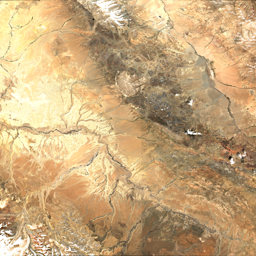
#> input picture data/images/lake1.png, 256 x 256 px
$ python visualize.py
#> lines starting #> are read from the running program, lines starting #| are printed output that depends on the picture
import cv2
import matplotlib.pyplot as plt

# Load original and predicted
image = cv2.imread("data/images/lake1.png")
#> image is the input picture: shape (256, 256, 3); mean B, G, R 124.4, 168.5, 199.5
image = cv2.cvtColor(image, cv2.COLOR_BGR2RGB)
binary_mask = cv2.imread("outputs/predicted_mask.png", cv2.IMREAD_GRAYSCALE)
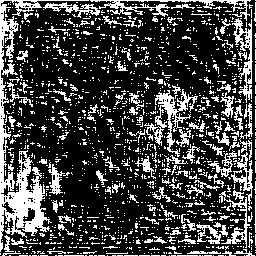
#> input picture predicted_mask.png, 256 x 256 px, found by its file name
#> binary_mask: shape (256, 256); 26.4% white in thin lines or dots

# Show side-by-side
plt.figure(figsize=(10, 5))
plt.subplot(1, 2, 1)
plt.imshow(image)
plt.title("Original Image")
plt.axis("off")

plt.subplot(1, 2, 2)
plt.imshow(binary_mask, cmap="gray")
plt.title("Predicted Mask")
plt.axis("off")
plt.tight_layout()
plt.show()
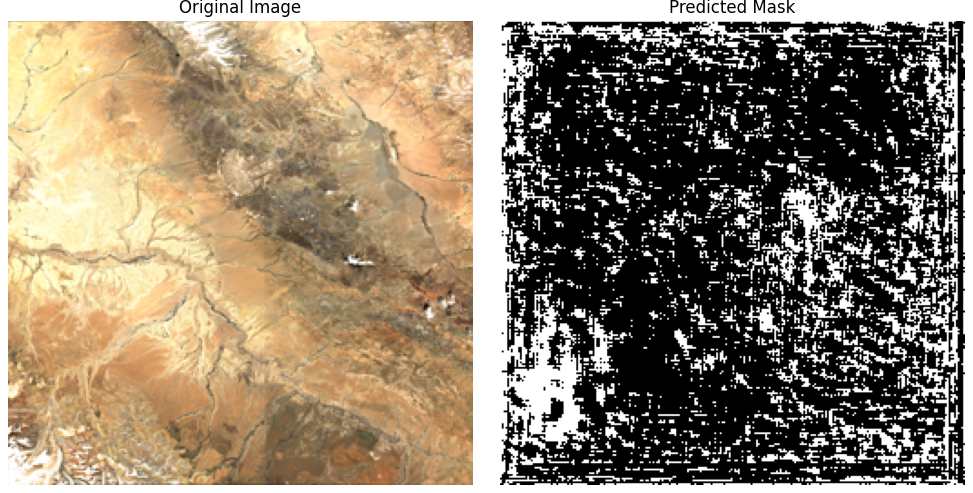
#> figure drawn by matplotlib, 2 panels

# Optional overlay
mask_rgb = cv2.cvtColor(binary_mask, cv2.COLOR_GRAY2RGB)
#> mask_rgb is the input picture: shape (256, 256, 3); 26.4% white in thin lines or dots
overlay = cv2.addWeighted(image, 0.7, mask_rgb, 0.3, 0)
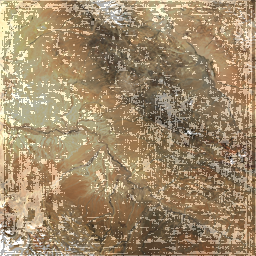
#> overlay: shape (256, 256, 3); mean R, G, B 159.8, 138.1, 107.3
cv2.imwrite("outputs/overlay.png", cv2.cvtColor(overlay, cv2.COLOR_RGB2BGR))
